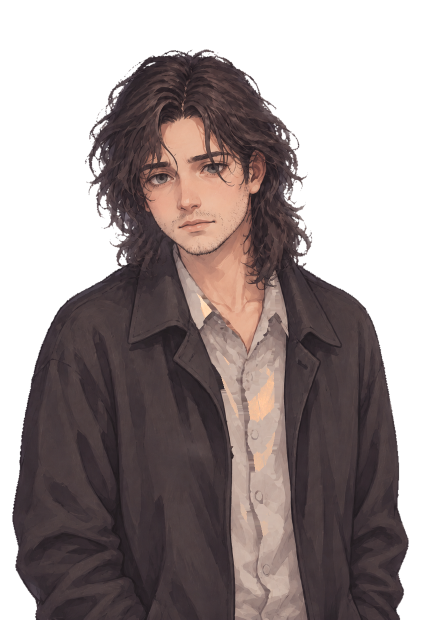
#> input picture vn2/img/char/poet.webp, 842 x 1239 px (shown at 1/2 size)
$ python _poet_hair_ab.py
#> lines starting #> are read from the running program, lines starting #| are printed output that depends on the picture; after the words box and inside, x2 and y2 are one past the last pixel; in counts of white or black regions, pixels touching at a corner belong together
### tools/_poet_hair_check.py
# -*- coding: utf-8 -*-
"""Замер «ровности» вырезания волос: серые пятна в петлях и серая кайма.

Метрики (меньше — лучше):
  СЕРЫЕ ПЯТНА  — непрозрачные (α>200) пиксели, цвет которых всё ещё в пределах d≤22 от фона.
                 Именно они читаются как «неровно вырезанные петли волос».
  КАЙМА        — полупрозрачные (0<α≤200) пиксели с d≤30 от фона: неперекрашенный серый ободок.
  ДЫРЫ         — замкнутые прозрачные области: это ПРАВИЛЬНЫЕ петли (сквозь них виден фон),
                 печатаем для справки.

Сравнивает СТАРУЮ вырезку (cutout() сборки: flood-fill от края, tol=34, blur 1.1)
и НОВУЮ (мягкая альфа + петли + despill).
"""
import os
import sys
from collections import deque

import numpy as np
from PIL import Image

HERE = os.path.dirname(os.path.abspath(__file__))

ROOT = os.path.dirname(HERE)
GEN = os.path.join(ROOT, 'assets', 'gen')
SPR = os.path.join(ROOT, 'assets', 'sprites')
CH = os.path.join(ROOT, 'vn2', 'img', 'char')

BG = np.array([205.0, 205.0, 205.0])


def cutout_old(im, tol=34):
    a = np.asarray(im.convert('RGB'), np.float32)
    h, w, _ = a.shape
    ring = np.concatenate([a[:8].reshape(-1, 3), a[:h * 3 // 5, :8].reshape(-1, 3),
                           a[:h * 3 // 5, -8:].reshape(-1, 3)])
    seed = np.median(ring, 0)
    cand = np.sqrt(((a - seed) ** 2).sum(2)) <= tol
    vis = np.zeros((h, w), bool)
    dq = deque()
    for x in range(w):
        for y in (0, h - 1):
            if cand[y, x] and not vis[y, x]:
                vis[y, x] = True
                dq.append((y, x))
    for y in range(h):
        for x in (0, w - 1):
            if cand[y, x] and not vis[y, x]:
                vis[y, x] = True
                dq.append((y, x))
    while dq:
        y, x = dq.popleft()
        for dy, dx in ((1, 0), (-1, 0), (0, 1), (0, -1)):
            ny, nx = y + dy, x + dx
            if 0 <= ny < h and 0 <= nx < w and cand[ny, nx] and not vis[ny, nx]:
                vis[ny, nx] = True
                dq.append((ny, nx))
    return a, np.where(vis, 0.0, 1.0)


def metrics(rgb, alpha, bg=BG):
    h, w, _ = rgb.shape
    d = np.sqrt(((rgb - bg) ** 2).sum(2))
    solid = alpha > 0.78
    semi = (alpha > 0.02) & (alpha <= 0.78)
    grey_blob = solid & (d <= 22)
    fringe = semi & (d <= 30)
    # дыры: прозрачное, не связанное с краем холста
    hole = alpha <= 0.02
    hole[0, :] = hole[-1, :] = False
    hole[:, 0] = hole[:, -1] = False
    lab = 0
    seen = np.zeros_like(hole)
    for y in range(h):
        for x in range(w):
            if hole[y, x] and not seen[y, x]:
                dq = deque([(y, x)])
                seen[y, x] = True
                area = 0
                while dq:
                    cy, cx = dq.popleft()
                    area += 1
                    for dy, dx in ((1, 0), (-1, 0), (0, 1), (0, -1)):
                        ny, nx = cy + dy, cx + dx
                        if 0 <= ny < h and 0 <= nx < w and hole[ny, nx] and not seen[ny, nx]:
                            seen[ny, nx] = True
                            dq.append((ny, nx))
                if area >= 60:
                    lab += 1
    return dict(blob=int(grey_blob.sum()), fringe=int(fringe.sum()),
                semi=float(semi.mean()), holes=lab)


def find(name):
    for ext in ('.png', '.jpg'):
        p = os.path.join(GEN, 'poet_%s_0%s' % (name, ext))
        if os.path.exists(p):
            return p
    return None


FILES = ['ha_neutral', 'ha_interested', 'ha_upset', 'sh_neutral', 'sh_tired', 'sh_inspired']

print('%-14s | %-28s | %-28s' % ('', 'СТАРАЯ вырезка (в игре сейчас)', 'НОВАЯ (мягкая альфа)'))
print('%-14s | %7s %7s %7s %5s | %7s %7s %7s %5s'
      % ('спрайт', 'пятна', 'кайма', 'полупр', 'дыры', 'пятна', 'кайма', 'полупр', 'дыры'))
tot_old = tot_new = 0
for key in FILES:
    p = find(key)
    if not p:
        continue
    im = Image.open(p)
    rgb_o, a_o = cutout_old(im)
    mo = metrics(rgb_o, a_o)
    new_p = os.path.join(SPR, 'poet_%s_rgba.png' % key)
    if os.path.exists(new_p):
        im2 = Image.open(new_p)
        arr = np.asarray(im2, np.float32)
        rgb_n, a_n = arr[..., :3], arr[..., 3] / 255.0
        mn = metrics(rgb_n, a_n)
    else:
        mn = dict(blob=-1, fringe=-1, semi=0, holes=0)
    tot_old += mo['blob'] + mo['fringe']
    tot_new += max(0, mn['blob']) + max(0, mn['fringe'])
    print('%-14s | %7d %7d %6.1f%% %5d | %7d %7d %6.1f%% %5d'
          % (key, mo['blob'], mo['fringe'], 100 * mo['semi'], mo['holes'],
             mn['blob'], mn['fringe'], 100 * mn['semi'], mn['holes']))

print('\nсумма пятен+каймы: старая %d px, новая %d px (%.0f%% меньше)'
      % (tot_old, tot_new, 100 * (tot_old - tot_new) / max(1, tot_old)))

# что реально лежит в игре
wp = os.path.join(CH, 'poet.webp')
if os.path.exists(wp):
    im = Image.open(wp)
#> im is the input picture: PIL image 842x1239 RGBA; mean R, G, B, A 75.1, 61.9, 61.5, 157.2
    arr = np.asarray(im.convert('RGBA'), np.float32)
    m = metrics(arr[..., :3], arr[..., 3] / 255.0)
#> in metrics, `solid = alpha > 0.78`:
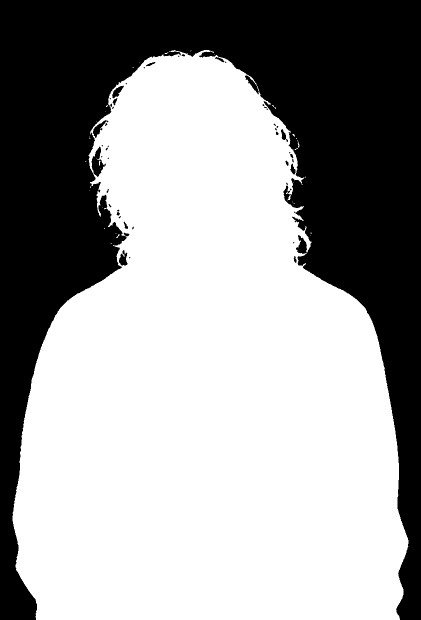
#> solid: shape (1239, 842) bool (shown at 1/2 size); 61.5% white; 48 black regions (31 under 20 px), largest, box (x1, y1, x2, y2) and area: (0, 0, 842, 1239) 398992, (183, 293, 212, 354) 827, (186, 240, 217, 276) 359
#> in metrics, `semi = (alpha > 0.02) & (alpha <= 0.78)`: semi: shape (1239, 842) bool; 0.72% white in thin lines or dots, all inside (x1, y1, x2, y2) = (24, 98, 818, 1239)
#> in metrics, `grey_blob = solid & (d <= 22)`: grey_blob: shape (1239, 842) bool; every value is 0
#> in metrics, `hole = alpha <= 0.02`: hole: shape (1239, 842) bool; 37.8% white; 50 white regions (27 under 20 px), largest, box (x1, y1, x2, y2) and area: (0, 0, 842, 1239) 391650, (184, 314, 201, 352) 348, (580, 267, 596, 298) 310
#> in metrics, `hole[:, 0] = hole[:, -1] = False`:
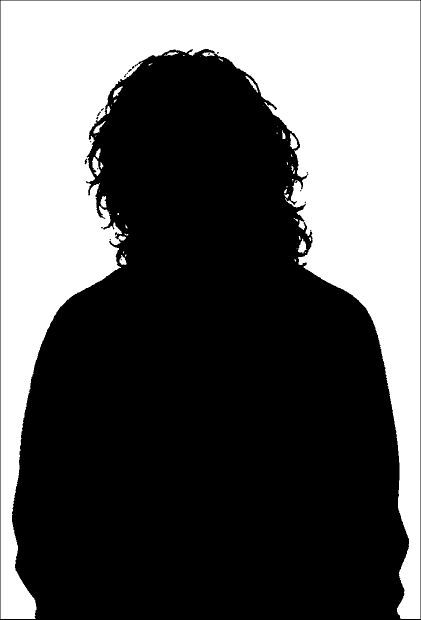
#> hole: shape (1239, 842) bool (shown at 1/2 size); 37.5% white; 50 white regions (27 under 20 px), largest, box (x1, y1, x2, y2) and area: (1, 1, 841, 1238) 388222, (184, 314, 201, 352) 348, (580, 267, 596, 298) 310
#> m = {'blob': 0, 'fringe': 0, 'semi': 0.00716, 'holes': 14}
    print('в игре poet.webp: пятна %d, кайма %d, полупрозрачных %.1f%%, дыр %d'
          % (m['blob'], m['fringe'], 100 * m['semi'], m['holes']))
#| в игре poet.webp: пятна 0, кайма 0, полупрозрачных 0.7%, дыр 14

### tools/_poet_hair_ab.py
# -*- coding: utf-8 -*-
"""A/B вырезания волос: старая вырезка (cutout сборки) против новой (мягкая альфа).

Кроп головы и плеч в 2× на тёмно-синем фоне игры — на нём серая кайма и серые пятна
в петлях волос видны сразу. Плюс кроп головы поэта из ЖИВОГО кадра игры.
"""
import os
import sys

import numpy as np
from PIL import Image, ImageDraw, ImageFont

HERE = os.path.dirname(os.path.abspath(__file__))

ROOT = os.path.dirname(HERE)
sys.path.insert(0, HERE)
from _poet_hair_check import cutout_old  # noqa: E402

GEN = os.path.join(ROOT, 'assets', 'gen')
SPR = os.path.join(ROOT, 'assets', 'sprites')
REV = os.path.join(ROOT, 'assets', 'review')
SAT = os.path.join(ROOT, '_sat')
os.makedirs(SAT, exist_ok=True)

BGCOL = (34, 40, 56)          # тёмно-синий, как интерьер приёмной в игре


def flat(im_rgba, size=None):
    canvas = Image.new('RGB', im_rgba.size, BGCOL)
    canvas.paste(im_rgba, (0, 0), im_rgba)
    return canvas


def head_crop(im, frac=0.46):
    """Верхняя часть спрайта (голова и плечи) — там, где волосы."""
    w, h = im.size
    return im.crop((0, 0, w, int(h * frac)))


def up2(im):
    return im.resize((im.width * 2, im.height * 2), Image.LANCZOS)


panels = []

# 1) старое вырезание из сырого кадра
raw = os.path.join(GEN, 'poet2_b_0.png')
rgb_o, a_o = cutout_old(Image.open(raw))
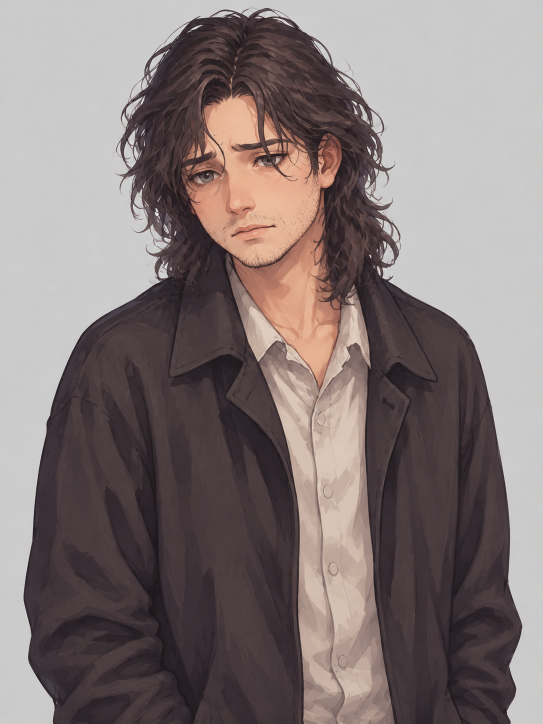
#> input picture assets/gen/poet2_b_0.png, 1086 x 1448 px (shown at 1/2 size)
#> in cutout_old, `seed = np.median(ring, 0)`: seed = [203, 202, 202]
#> in cutout_old, `cand = np.sqrt(((a - seed) ** 2).sum(2)) <= tol`: cand: shape (1448, 1086) bool; 37% white; 344 white regions (262 under 20 px), largest, box (x1, y1, x2, y2) and area: (0, 0, 1086, 1448) 542914, (630, 764, 717, 1008) 8139, (641, 941, 719, 1096) 4740
#> after the loop in cutout_old, `for x in range(w):`: vis: shape (1448, 1086) bool; 0.08% white in thin lines or dots
#> after the loop in cutout_old, `for y in range(h):`:
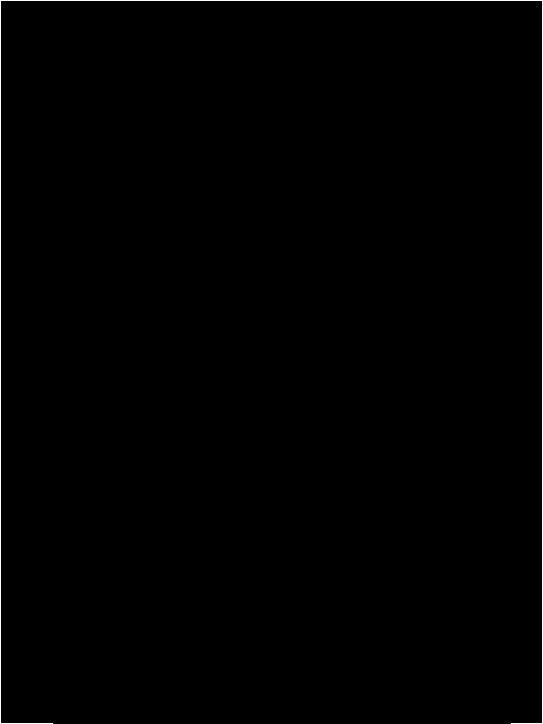
#> vis: shape (1448, 1086) bool (shown at 1/2 size); 0.26% white in thin lines or dots
#> after the loop in cutout_old, `while dq:`:
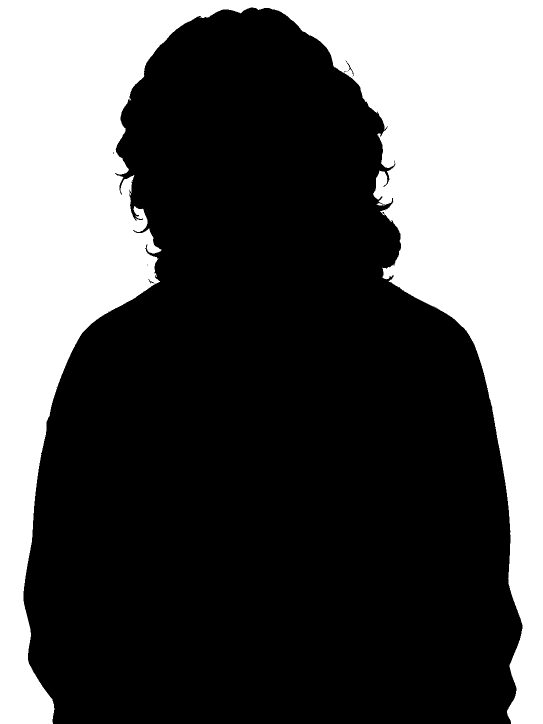
#> vis: shape (1448, 1086) bool (shown at 1/2 size); 34.5% white; 1 white region, box (x1, y1, x2, y2) and area: (0, 0, 1086, 1448) 542418
old_rgba = Image.fromarray(np.dstack([rgb_o, a_o * 255]).astype(np.uint8), 'RGBA')
panels.append((up2(head_crop(flat(old_rgba))), 'БЫЛО: cutout сборки (flood-fill)'))
#> in flat, `canvas.paste(im_rgba, (0, 0), im_rgba)`:
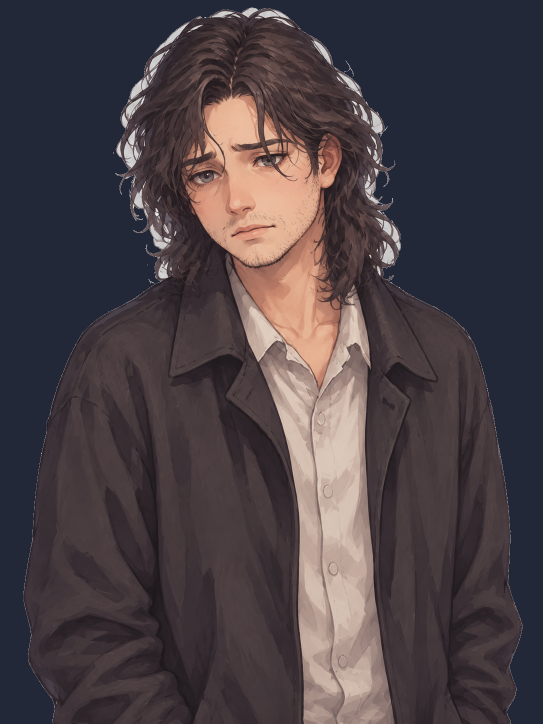
#> canvas: PIL image 1086x1448 RGB (shown at 1/2 size); mean R, G, B 73.7, 64.5, 69.2
#> in head_crop, `w, h = im.size`: w = 1086; h = 1448
#> in head_crop, `return im.crop((0, 0, w, int(h * frac)))`:
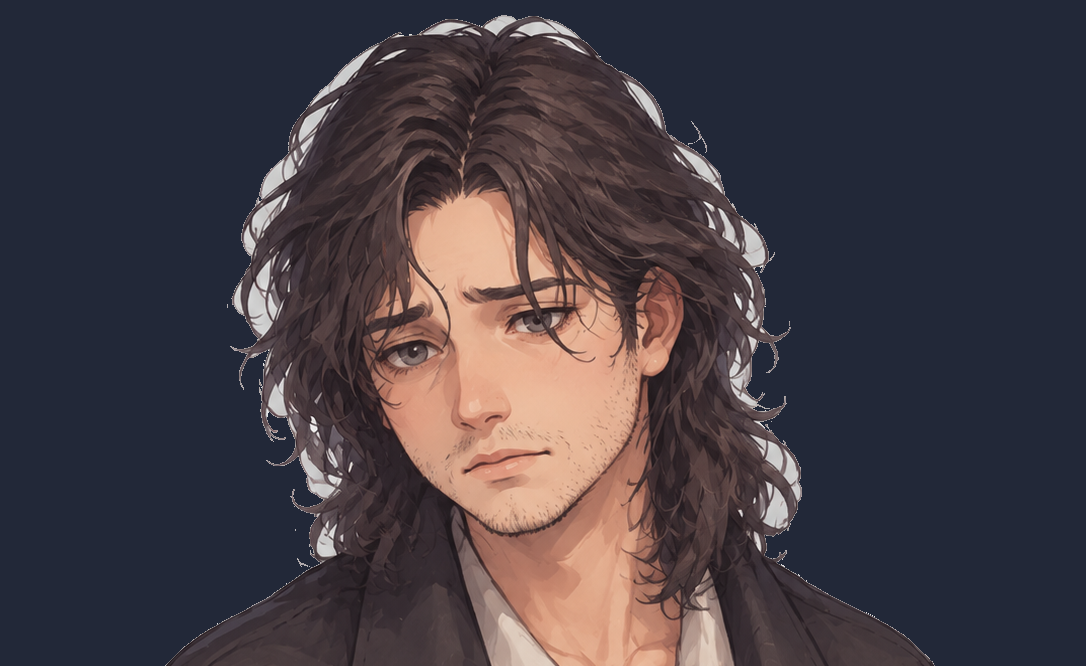
#> returned value: PIL image 1086x666 RGB; mean R, G, B 68.9, 61.5, 68.2

# 2) новое матирование
#> (the run stopped early here; a loop or call above may not have finished)
